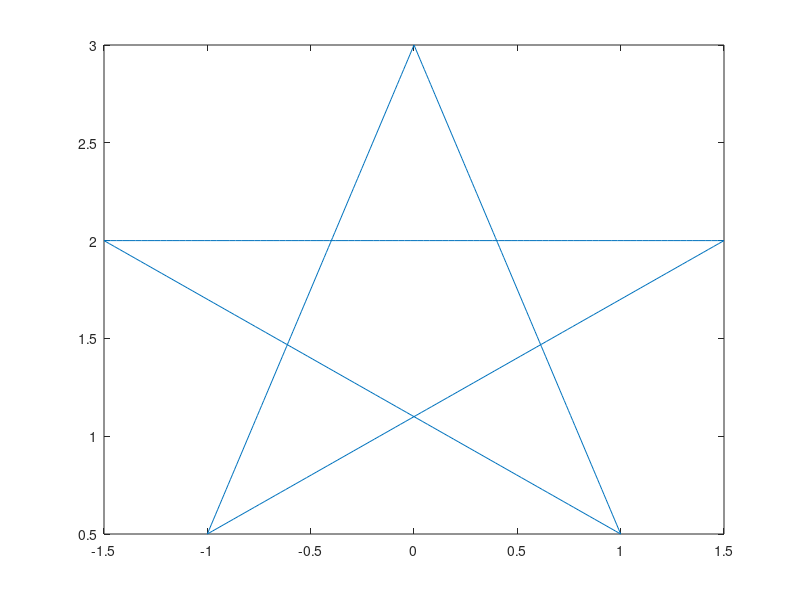
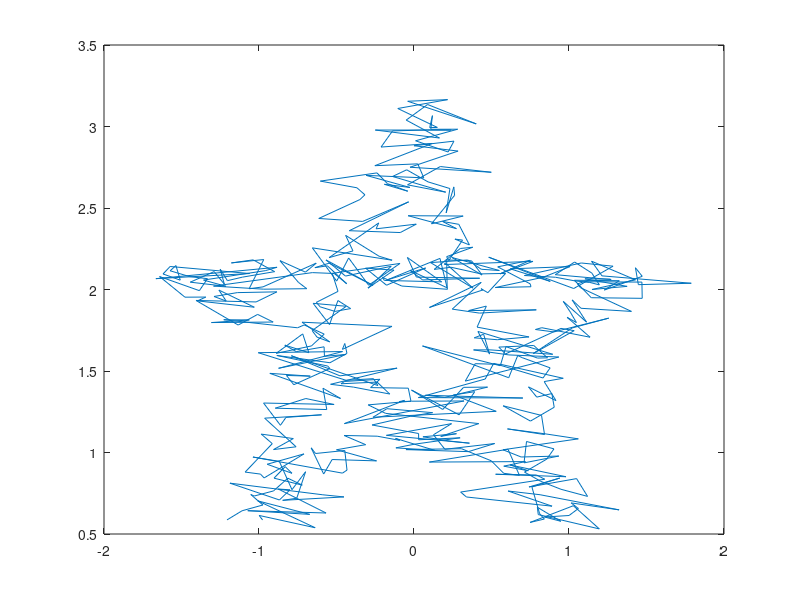

Recreate these plots in MATLAB, in order. (Note: this script raises an error after producing the figures.)
x = linspace(-1, 1.5, 100);
y = 3/5*x+11/10;

xa = linspace(-1.5, 1.5, 100);
ya = 2 + zeros(1, 100);
xa = fliplr(xa);
ya = fliplr(ya);
x = [x xa];
y = [y ya];

xa = linspace(-1.5, 1, 100);
ya = -3/5*xa+11/10;
x = [x xa];
y = [y ya];

xa = linspace(0, 1, 100);
ya = -2.5*xa+3;
xa = fliplr(xa);
ya = fliplr(ya);
x = [x xa];
y = [y ya];

xa = linspace(-1, 0, 100);
ya = 2.5*xa+3;
xa = fliplr(xa);
ya = fliplr(ya);
x = [x xa];
y = [y ya];



S = x+randn(size(x))/5;
T = y+rand(size(y))/5;

figure(1)
plot(x, y)

figure(2)
plot(S, T)
hold off

figure(3)
x_inv = f_eliminar_ruido(S, size(S,2), 0.3);
y_inv = f_eliminar_ruido(T, size(T,2), 0.3);
plot(x_inv, y_inv)